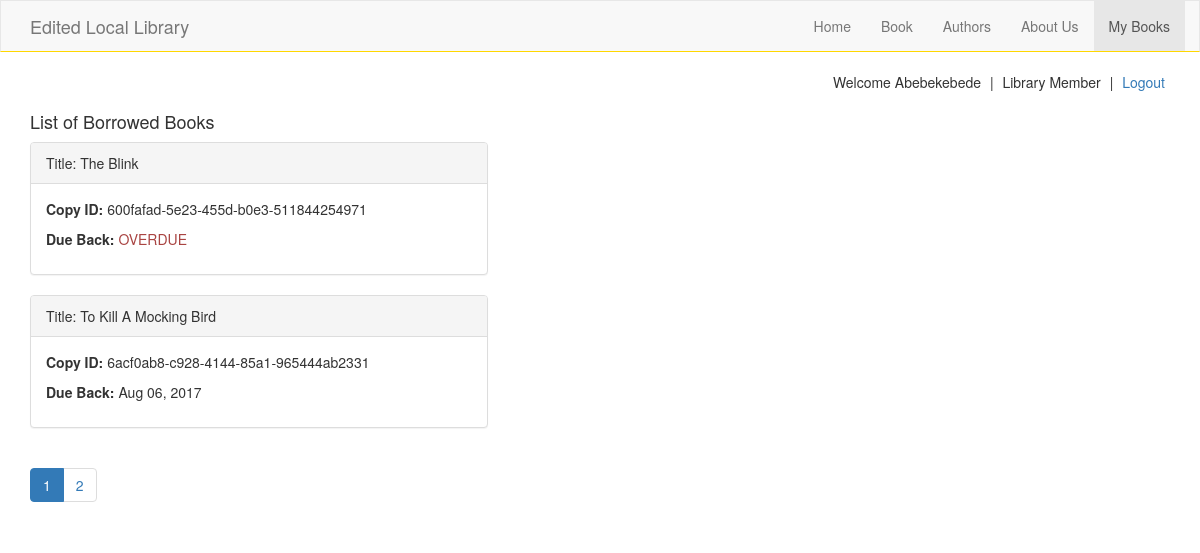
Screenshot of /catalog/mybooks/ (signed in) with the database file from the repository.
### catalog/models.py (models this page shows, shortened)
class BookInstance(models.Model):
    id = models.UUIDField(primary_key=True, default=uuid.uuid4, help_text='Unique id for this book copy')
    book = models.ForeignKey(Book, on_delete=models.SET_NULL, null=True)
    imprint = models.CharField(max_length=200)
    due_back = models.DateField(null=True, blank=True)
    borrower = models.ForeignKey(User, on_delete=models.SET_NULL, null=True)
    LOAN_STATUS = (
            ('d', 'Maintenance'),
            ('o', 'On loan'),
            ('a', 'Available'),
            ('r', 'Reserved'),
        )
    status = models.CharField(max_length=1, choices=LOAN_STATUS, blank=True, default='d', help_text='Book Availablity Status')
    class Meta:
        ordering = ['due_back']
        verbose_name = 'Book Copy'
        verbose_name_plural = 'Book Copies'
        permissions = (
                ('return_bookinstance', 'Return borrowed bookinstance'),
            )
    @property
    def is_overdue(self):
        if self.due_back and date.today() > self.due_back:
            return True
        else:
            return False

class Book(models.Model):
    title = models.CharField(max_length=200)
    author = models.ForeignKey('Author', on_delete=models.SET_NULL, null=True)
    isbn = models.CharField('ISBN', max_length=13, help_text='13 character ISBN number')
    genre = models.ManyToManyField(Genre, help_text='Select a genre for this book')
    language = models.ForeignKey('Language', on_delete=models.SET_NULL, null=True, help_text='Book Language')
    summary = models.TextField(help_text='Brief description of the book', null=True, blank=True)

### catalog/views.py (the view)
class BorrowedBookList(LoginRequiredMixin, generic.ListView):
    model = BookInstance
    template_name = 'catalog/user_borrowed_books.html'
    paginate_by = 2
    def get_queryset(self):
        return BookInstance.objects.filter(borrower = self.request.user).filter(status__exact = 'o').order_by('due_back')
    def get_context_data(self):
        context = super(BorrowedBookList, self).get_context_data()
        context['page_title'] = 'My Books'
        return context

### catalog/templates/catalog/user_borrowed_books.html
{% extends 'base.html' %}
{% block main %}
<div class="row">
<section class="col-sm-5">
    <h4>List of Borrowed Books</h4>
    {% if object_list %}
        {% for copy in object_list %}
        <div class="panel panel-default">
            <div class="panel-heading">
                Title: {{ copy.book.title|capfirst }}
            </div>
            <div class="panel-body">
                <p><strong>Copy ID: </strong> {{ copy.id }}</p>
                <p><strong>Due Back: </strong>{% if copy.is_overdue %} <span class="text-danger">OVERDUE</span>{% else %} {{ copy.due_back|date:'M d, Y' }} {% endif %}</p>
            </div>
        </div>
        {% endfor %}
        {% if is_paginated %}
        <ul class="pagination">
            {% for page_num in page_obj.paginator.page_range %}
            <li {% if page_num == page_obj.number %} class="active" {% endif %}>
                <a href="{{ request.path }}?page={{ page_num }}">{{ page_num }}</a>
            </li>
            {% endfor %}
        </ul>
        {% endif %}
    {% else %}
       <p><span class="glyphicon glyphicon-info-sign"></span> No book is currently loaned to you!</p>
    {% endif %}
</section>
</div>
{% endblock %}

### templates/base.html (shortened to what this page needs)
{% load staticfiles %}
<!DOCTYPE html>
<html lang="en">
<head>
    <link rel="stylesheet" type="text/css" href="{% static 'css/bootstrap.min.css' %}">
    <link rel="stylesheet" type="text/css" href="{% static 'css/font-awesome.min.css' %}">
    <link rel="stylesheet" type="text/css" href="{% static 'css/main.css' %}">
</head>
<body>
<div id="wrapper">
<header id="pageHeader">
    <nav id="pageNav" class="navbar navbar-default">
        <div class="container">
            <div class="navbar-header">
                <a href="{% url 'catalog:index' %}" class="navbar-brand">Edited Local Library</a>
            </div>
            <div id="menu">
                <ul class="navbar-nav nav navbar-right">
                    <li {% if page_title == 'Home' %} class="active" {% endif %}><a href="{% url 'catalog:index' %}">Home</a></li>
                     <li {% if page_title == 'Books' or page_title == 'Book' %} class="active" {% endif %}><a href="{% url 'catalog:book_list' %}">Book</a></li>
                     <li {% if page_title == 'Authors' or page_title == 'Author' %} class="active" {% endif %}><a href="{% url 'catalog:author_list' %}">Authors</a></li>
                     <li {% if page_title == 'About' %} class="active" {% endif %}><a href="{% url 'catalog:about' %}">About Us</a></li>
                     {% if user.is_authenticated %}
                         {% if perms.catalog.return_bookinstance %}
                         <li {% if page_title == 'All Borrowed Books' %} class="active" {% endif %}>
                         <a href="{% url 'catalog:all_borrowed_book_list' %}">Borrowed Books</a>
                         </li>
                         {% else %}
                         <li {% if page_title == 'My Books' %} class="active" {% endif %}>
                         <a href="{% url 'catalog:my_borrowed_book_list' %}">My Books</a>
                         </li>
                         {% endif %}
                     {% endif %}
                </ul>
            </div>
        </div>
    </nav>
    <nav class="container" id="user-nav">
        <ul class="list-inline text-right pull-right">
            {% if user.is_authenticated %}
            <li>Welcome {{ user.get_username|capfirst }}</li> |
            {% if perms.catalog.return_bookinstance %}
            <li>Librarian</li> |
            {% else %}
            <li>Library Member</li> |
            {% endif %}
            <li><a href="{% url 'logout' %}?next={{ request.path }}">Logout</a></li>
            {% else %}
            <li><a href="{% url 'login' %}?next={{ request.path }}">Login</a></li> |
            <li><a href="{% url 'catalog:registeration' %}?next={{ request.path }}">Register</a></li>
            {% endif %}
        </ul>
    </nav>
</header>
<main role="main" id="main" class="container">
    {% block main %}
    {% endblock main %}
</main>
</div>
</body>
</html>

### static/css/main.css (style rules this page uses)
.navbar-default { width: 100%; border-radius: 0 !important; border-bottom: 1px solid gold; }

### rows the page displays
BookInstance: book "The Blink", id "600fafad-5e23-455d-b0e3-511844254971", due_back "OVERDUE"
BookInstance: book "To Kill A Mocking Bird", id "6acf0ab8-c928-4144-85a1-965444ab2331", due_back "Aug 06, 2017"

### other values shown
{{ user.get_username|capfirst }} "Abebekebede"
{{ page_num }} "1" "2"
